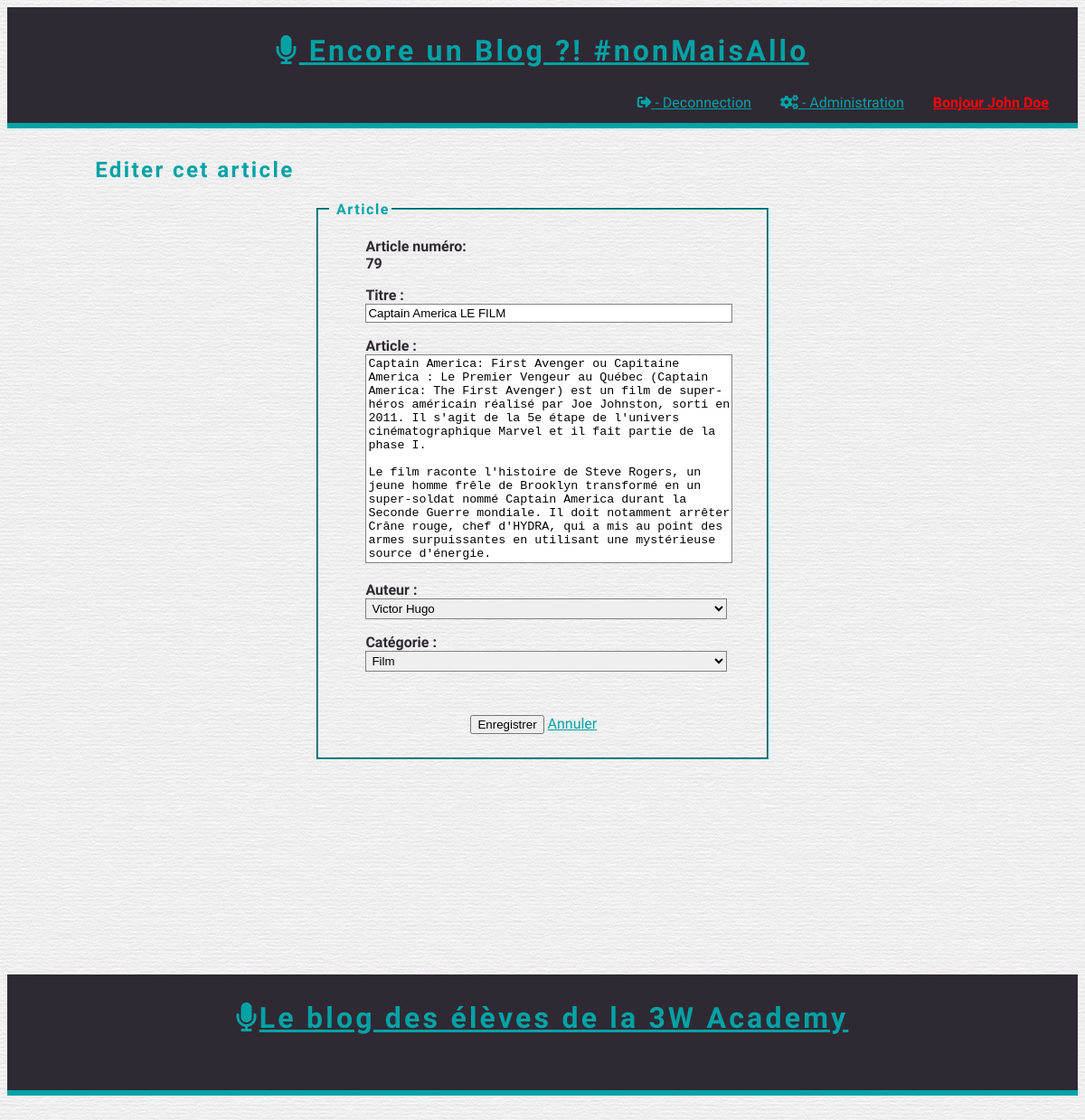
Screenshot of /public/editArticle.php?id=79 (signed in) with the database file from the repository.
### tables this page shows
CREATE TABLE `author` (
  `id` int(11) NOT NULL,
  `firstname` varchar(255) NOT NULL,
  `lastname` varchar(255) NOT NULL,
  `email` varchar(255) NOT NULL,
  `password` varchar(255) NOT NULL
);

CREATE TABLE `article` (
  `id` int(11) NOT NULL,
  `author_id` int(11) NOT NULL,
  `created_at` datetime NOT NULL,
  `update_at` datetime NOT NULL,
  `title` varchar(255) NOT NULL,
  `content` text NOT NULL,
  `category_id` int(11) NOT NULL
);

CREATE TABLE `category` (
  `id` int(11) NOT NULL,
  `name` varchar(255) NOT NULL
);

### public/editArticle.php (called while the page is built, shortened)
<?php
include '../services/blogServices.php';
include '../views/header.phtml';
$id = $_GET['id'];
$article = getArticleById($id);
$authorList = getAuthorList();
$categoryList = getCategoryList();
include '../views/editArticle.phtml';
include '../views/footer.phtml';

### services/blogServices.php (called while the page is built, shortened)
<?php
function getConnection() {
	$bdd = new PDO('mysql:host=localhost;dbname=blog;charset=utf8', 'root', 'troiswa', array(PDO::ATTR_ERRMODE => PDO::ERRMODE_EXCEPTION));
	$bdd->exec('SET NAMES UTF8');
	return $bdd;
}
function getArticleById($id) {
	$bdd = getConnection();
	$statement = $bdd->prepare("
		SELECT article.id,title,content,created_at,author.id AS author_id,author.firstname AS author_firstname, author.lastname AS author_lastname, category_id
		FROM article
		JOIN author ON author.id = article.author_id
		WHERE article.id LIKE '$id'
		");
	$statement->execute();
	$article = $statement->fetch(PDO::FETCH_ASSOC);
	return $article;
}
function getAuthorList() {
	$bdd = getConnection();
	$statement = $bdd->prepare('
		SELECT *
		FROM author ');
	$statement->execute();
	$authorList = $statement->fetchAll(PDO::FETCH_ASSOC);
	return $authorList;
}
function getAuthorById($id) {
	$bdd = getConnection();
	$statement = $bdd->prepare("
		SELECT author.id, firstname, lastname
		FROM author
		JOIN article ON article.author_id = author.id
		WHERE author.id LIKE '$id'
		");
	$statement->execute();
	$author = $statement->fetch(PDO::FETCH_ASSOC);
	return $author;
}
function getCategoryList() {
	$bdd = getConnection();
	$statement = $bdd->prepare("
			SELECT *
			FROM category
		");
	$statement->execute();
	$categoryList = $statement->fetchAll(PDO::FETCH_ASSOC);
	return $categoryList;
}
function getUserById() {
	$id = $_SESSION['id'];
	$user = getAuthorById($id);
	$user_name = $user['firstname'] . " " . $user['lastname'];
	return $user_name;
}

### views/editArticle.phtml (the view, shortened to what this page needs)
<h2><i class="fa fa-pencil"></i> Editer cet article</h2>
<form class="generic-form" action="../public/updatePost.php" method="post">
    <fieldset>
        <legend><i class="fa fa-sticky-note-o"></i> Article</legend>
        <ul>
            <li class="">
                <label for="id_article">Article numéro: <?= $article['id']; ?></label>
            </li>
            <li>
                <label for="title">Titre :</label>
                <input type="text" id="title" name="title" value="<?= $article['title']; ?>">
            </li>
            <li>
                <label class="textarea" for="content">Article :</label>
                <textarea id="contents" name="content" rows="15"><?= $article['content']; ?></textarea>
            </li>
            <li>
                <label for="author">Auteur :</label>
                <select id="author" name="author">
                    <?php foreach ($authorList as $author) : ?>
                         <option value="<?= $author['id']; ?>"
                        <?= $author['id'] == $article['author_id'] ? 'selected' : '' ?>>
                            <?= $author['firstname'] . " " . $author['lastname']; ?>
                         </option>
                     <?php endforeach; ?>
                </select>
            </li>
            <li>
                <label for="category">Catégorie :</label>
                <select id="category" name="category">
                        <?php foreach ($categoryList as $category) : ?>
                         <option value="<?= $category['id']; ?>"
                        <?= $category['id'] == $article['category_id'] ? 'selected' : '' ?>>
                            <?= $category['name']; ?>
                         </option>
                     <?php endforeach; ?>
                </select>
            </li>
            <li>
                <button class="button button-primary" type="submit" name="submit">Enregistrer</button>
                <a class="button button-cancel" href="../public/article.php">Annuler</a>
            </li>
        </ul>
    </fieldset>
</form>
<br><br><br><br><br><br><br><br><br><br

### views/header.phtml (shortened to what this page needs)
<!DOCTYPE html>
<html lang="fr">
<head>
	<link rel="stylesheet" href="https://use.fontawesome.com/releases/v5.0.13/css/all.css">
	<link rel="stylesheet" type="text/css" href="../public/css/main.css">
	<link rel="stylesheet" type="text/css" href="../public/css/form.css">
</head>
<body>
    <header class="blog-header">
        <h1>
        	<a href="../public/article.php"><i class="fa fa-microphone">	</i> Encore un Blog ?! #nonMaisAllo
        	</a>
        </h1>
        <nav>
            <?php if ( isset($_SESSION['id']) ) : ?>
                <?php $user_name = getUserById(); ?>
                <a href="" class="welcome"><?= "Bonjour" . " " . $user_name; ?></a>
                <a href="admin.php"><i class="fa fa-cogs"></i> - Administration</a>
                <a href="logout.php"><i class="fas fa-sign-out-alt"></i></i> - Deconnection</a>
            <?php endif; ?>
        </nav>
    </header>
	<main class="container">

### public/css/main.css (style rules this page uses)
a { color: #01A2A6; transition: all 0.25s; }
body { background: url('../img/index.png') repeat; font-family: 'Dosis', sans-serif; }
h1 { height: 96px; margin: 0; font-family: 'Amatic SC', cursive; line-height: 96px; text-align: center; }
h1, h2 { color: #01A2A6; letter-spacing: 0.1em; }
header, footer { height: 128px; margin-bottom: 2em; background-color: #2F2933; border-bottom: 6px solid #01A2A6; }
header nav a { float: right; margin-right: 2em; }
main { margin: 0 auto; width: 85%; }
.welcome { font-weight: bold; color: red; }

### public/css/form.css (style rules this page uses)
.generic-form { margin: 0 auto; width: 50%; }
.generic-form fieldset { border-color: #01A2A6; }
.generic-form fieldset legend { color: #01A2A6; font-weight: bold; letter-spacing: 0.1em; }
.generic-form input[type="password"], .generic-form input[type="text"], .generic-form select, .generic-form textarea { padding: 2px; border: 1px solid grey; transition: background-color 0.33s; }
.generic-form input[type="password"], .generic-form input[type="text"], .generic-form select, .generic-form textarea { width: 30em; }
.generic-form textarea { resize: none; }
.generic-form ul { list-style-type: none; }
.generic-form ul li { margin: 1em 0; }
.generic-form ul li:last-child { margin-left: 116px; margin-top: 3em; }
.generic-form ul li label { display: inline-block; color: #2F2933; font-weight: bold; }
.generic-form ul li label.textarea { vertical-align: top; }
.generic-form ul li label { width: 112px; }

### rows the page displays
author: user_name "John Doe"
article: id "79", title "Captain America LE FILM", content "Captain America: First Avenger ou Capitaine America : Le Premier Vengeur au Québec (Captain America: The First Avenger) est un film de super-héros américain réalisé par Joe Johnston, sorti en 2011. Il s'agit de la 5e étape de l'univers cinématographique Marvel et il fait partie de la phase I. Le film raconte l'histoire de Steve Rogers, un jeune homme frêle de Brooklyn transformé en un super-soldat nommé Captain America durant la Seconde Guerre mondiale. Il doit notamment arrêter Crâne rouge, chef d'HYDRA, qui a mis au point des armes surpuissantes en utilisant une mystérieuse source d'énergie.", category "Film"

### other values shown
form field author "Victor Hugo"
